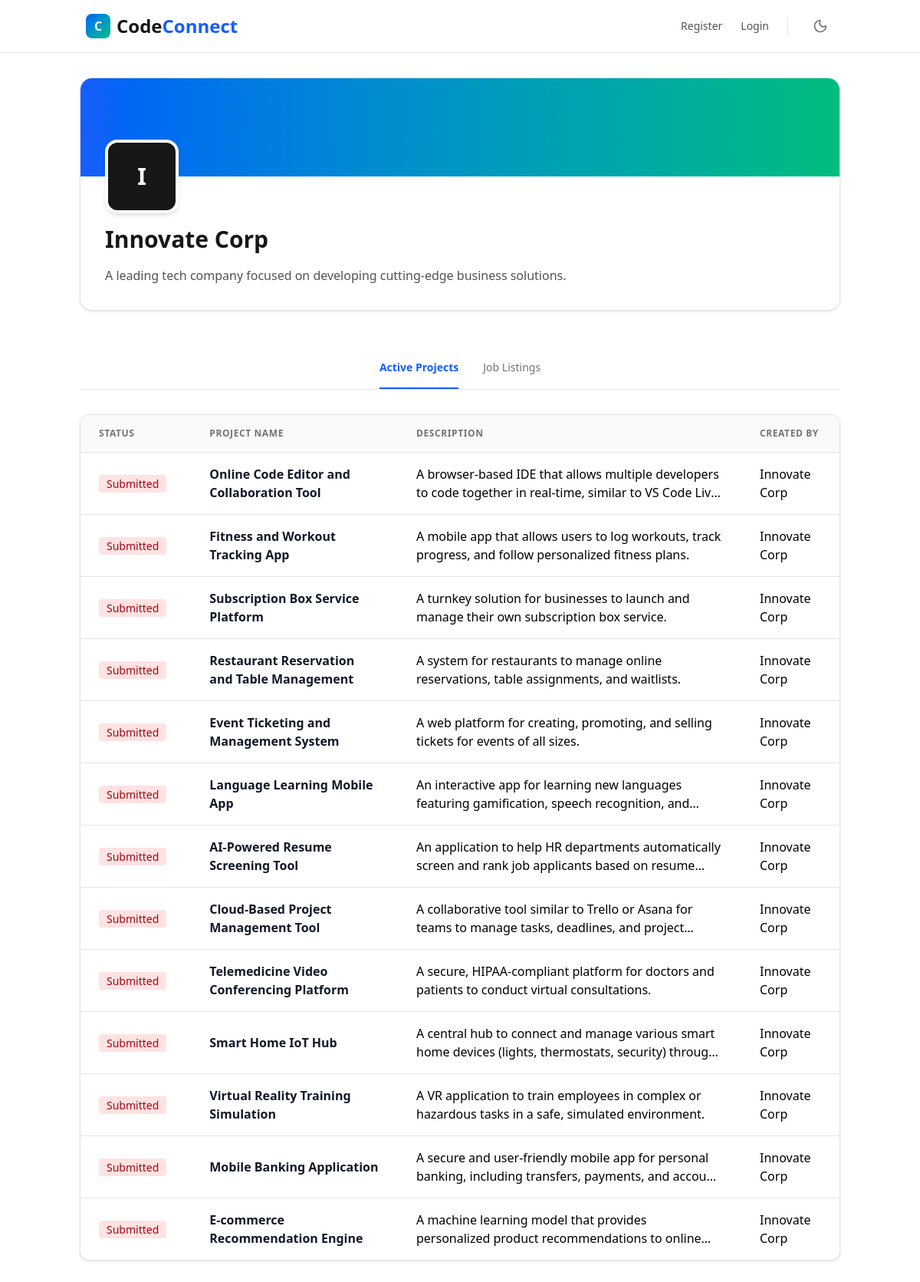
Screenshot of /business/3 with the database file from the repository.
### tables this page shows
CREATE TABLE users (
	id INTEGER PRIMARY KEY AUTOINCREMENT,
	name TEXT,
	email TEXT NOT NULL UNIQUE,
	password TEXT NOT NULL,
	role INTEGER NOT NULL,
	permission INTEGER NOT NULL DEFAULT 0,
	instructor_id INTEGER NULL,
	graduation TEXT,
	bio TEXT,
	created_at DATETIME DEFAULT CURRENT_TIMESTAMP,
	FOREIGN KEY (instructor_id) REFERENCES users(id) ON DELETE SET NULL
);

CREATE TABLE projects (
	id INTEGER PRIMARY KEY AUTOINCREMENT,
	user_id INTEGER,
	name TEXT NOT NULL,
	description TEXT NOT NULL,
	status INTEGER DEFAULT 0,
	project_link TEXT,
	github_link TEXT,
	attachment_path TEXT NULL,
	created_at DATETIME DEFAULT CURRENT_TIMESTAMP,
	FOREIGN KEY (user_id) REFERENCES users(id) ON DELETE CASCADE
);

### main.py (the view)
@app.route('/business/<int:user_id>', methods=['GET'])
def business_profile(user_id):
    profile_page = get_business_profile_data(user_id, engine)
    if profile_page is None:
        return redirect(url_for('index'))
    return profile_page

### main.py (called while the page is built)
    @event.listens_for(engine, "connect")
    def set_sqlite_pragma(dbapi_connection, connection_record):
        cursor = dbapi_connection.cursor()
        cursor.execute("PRAGMA foreign_keys=ON")
        cursor.close()

### templates/business_profile.html (shortened to what this page needs)
{% extends "./partials/business_base.html" %}
{% set active_tab = 'projects' %}
{% block business_content %}
  {% if projects %}
    <div class="overflow-hidden rounded-xl border border-neutral-200 bg-white shadow-sm dark:border-neutral-800 dark:bg-neutral-900">
      <table class="w-full text-left">
        <thead class="border-b border-neutral-200 bg-neutral-50 dark:border-neutral-800 dark:bg-neutral-800/50">
          <tr>
            <th scope="col" class="px-6 py-4 text-xs font-bold tracking-wider text-neutral-500 uppercase dark:text-neutral-400">Status</th>
            <th scope="col" class="px-6 py-4 text-xs font-bold tracking-wider text-neutral-500 uppercase dark:text-neutral-400">Project Name</th>
            <th scope="col" class="px-6 py-4 text-xs font-bold tracking-wider text-neutral-500 uppercase dark:text-neutral-400">Description</th>
            <th scope="col" class="px-6 py-4 text-xs font-bold tracking-wider text-neutral-500 uppercase dark:text-neutral-400">Created By</th>
          </tr>
        </thead>
        <tbody class="divide-y divide-neutral-200 dark:divide-neutral-800">
          {% for project in projects %}
            {% include "partials/project_card.html" %}
          {% endfor %}
        </tbody>
      </table>
    </div>
  {% endif %}
{% endblock %}

### templates/partials/business_base.html (shortened to what this page needs)
{% extends "./layouts/shell.html" %}
{% block content %}
  <div class="container mx-auto max-w-5xl px-4 py-8">
    <div class="mb-12 overflow-hidden rounded-2xl border border-neutral-200 bg-white shadow-sm dark:border-neutral-800 dark:bg-neutral-900">
      <div class="h-32 w-full bg-linear-to-r from-blue-600 to-emerald-500"></div>
      <div class="px-8 pb-8">
        <div class="relative mb-4 flex justify-between">
          <div class="-mt-12 flex h-24 w-24 items-center justify-center rounded-2xl border-4 border-white bg-neutral-900 text-3xl font-bold text-white shadow-md dark:border-neutral-900">{{ business_user.name[0] | upper if business_user.name else 'B' }}</div>
        </div>
        <div>
          <h1 class="text-3xl font-bold text-neutral-900 dark:text-white">{{ business_user.name or 'Business Profile' }}</h1>
          <div class="mt-4 max-w-2xl">
            {% if business_user.bio %}
              <p class="leading-relaxed text-neutral-600 dark:text-neutral-400">{{ business_user.bio }}</p>
            {% else %}
              <p class="text-neutral-400 italic dark:text-neutral-600">No bio provided yet.</p>
            {% endif %}
          </div>
        </div>
      </div>
    </div>
    <div class="mb-8 border-b border-neutral-200 dark:border-neutral-800">
      <div class="flex justify-center gap-8">
        {% if active_tab == 'projects' %}
          <span class="cursor-default border-b-2 border-blue-600 py-4 text-sm font-bold text-blue-600">Active Projects</span>
          <a href="/business/{{ business_user.id }}/jobs" class="border-b-2 border-transparent py-4 text-sm font-medium text-neutral-500 hover:border-neutral-300 hover:text-neutral-700 dark:text-neutral-400 dark:hover:border-neutral-600 dark:hover:text-neutral-200">Job Listings</a>
        {% endif %}
      </div>
    </div>
    <div class="mx-auto">{% block business_content %}{% endblock %}</div>
  </div>
{% endblock %}

### templates/partials/project_card.html
<tr class="group cursor-pointer hover:bg-neutral-50 dark:hover:bg-neutral-800/50" onclick="window.location.href='/project/{{ project.id }}'">
  <td class="px-6 py-4">
    {% if project.status == 3 %}
      <span class="me-2 rounded bg-blue-100 px-2.5 py-0.5 text-sm font-medium text-blue-800 dark:bg-blue-900 dark:text-blue-300">Taken</span>
    {% elif project.status == 2 %}
      <span class="me-2 rounded bg-green-100 px-2.5 py-0.5 text-sm font-medium text-green-800 dark:bg-green-900 dark:text-green-300"> Approved</span>
    {% elif project.status == 1 %}
      <span class="me-2 rounded bg-yellow-100 px-2.5 py-0.5 text-sm font-medium text-yellow-800 dark:bg-yellow-900 dark:text-yellow-300">Pending</span>
    {% else %}
      <span class="me-2 rounded bg-red-100 px-2.5 py-0.5 text-sm font-medium text-red-800 dark:bg-red-900 dark:text-red-300"> Submitted</span>
    {% endif %}
  </td>
  <td class="px-6 py-4 font-semibold text-gray-900 dark:text-white">{{ project.name }}</td>
  <td class="px-6 py-4">
    <p class="line-clamp-2">{{ project.description }}</p>
  </td>
  <td class="px-6 py-4">{{ project.business_name }}</td>
</tr>

### rows the page displays
users: name "I", name "Innovate Corp", bio "A leading tech company focused on developing cutting-edge business solutions.", business_name "Innovate Corp" "Innovate Corp" "Innovate Corp" "Innovate Corp" "Innovate Corp" "Innovate Corp" "Innovate Corp" "Innovate Corp" "Innovate Corp" "Innovate Corp" "Innovate Corp" "Innovate Corp" "Innovate Corp"
projects: name "Online Code Editor and Collaboration Tool", description "A browser-based IDE that allows multiple developers to code together in real-time, similar to VS Code…"
projects: name "Fitness and Workout Tracking App", description "A mobile app that allows users to log workouts, track progress, and follow personalized fitness plans."
projects: name "Subscription Box Service Platform", description "A turnkey solution for businesses to launch and manage their own subscription box service."
projects: name "Restaurant Reservation and Table Management", description "A system for restaurants to manage online reservations, table assignments, and waitlists."
projects: name "Event Ticketing and Management System", description "A web platform for creating, promoting, and selling tickets for events of all sizes."
projects: name "Language Learning Mobile App", description "An interactive app for learning new languages featuring gamification, speech recognition,…"
projects: name "AI-Powered Resume Screening Tool", description "An application to help HR departments automatically screen and rank job applicants based on…"
projects: name "Cloud-Based Project Management Tool", description "A collaborative tool similar to Trello or Asana for teams to manage tasks, deadlines, and…"
projects: name "Telemedicine Video Conferencing Platform", description "A secure, HIPAA-compliant platform for doctors and patients to conduct virtual consultations."
projects: name "Smart Home IoT Hub", description "A central hub to connect and manage various smart home devices (lights, thermostats, security)…"
projects: name "Virtual Reality Training Simulation", description "A VR application to train employees in complex or hazardous tasks in a safe, simulated environment."
projects: name "Mobile Banking Application", description "A secure and user-friendly mobile app for personal banking, including transfers, payments, and…"
projects: name "E-commerce Recommendation Engine", description "A machine learning model that provides personalized product recommendations to…"
